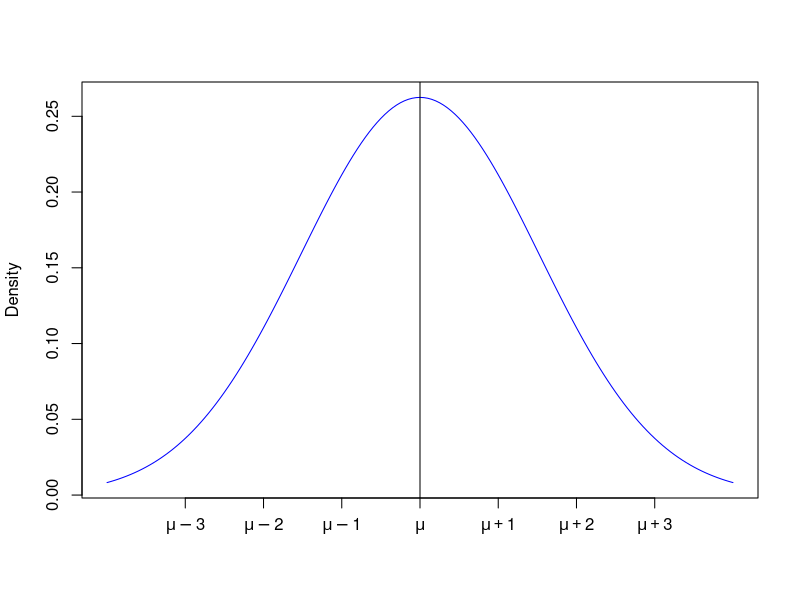
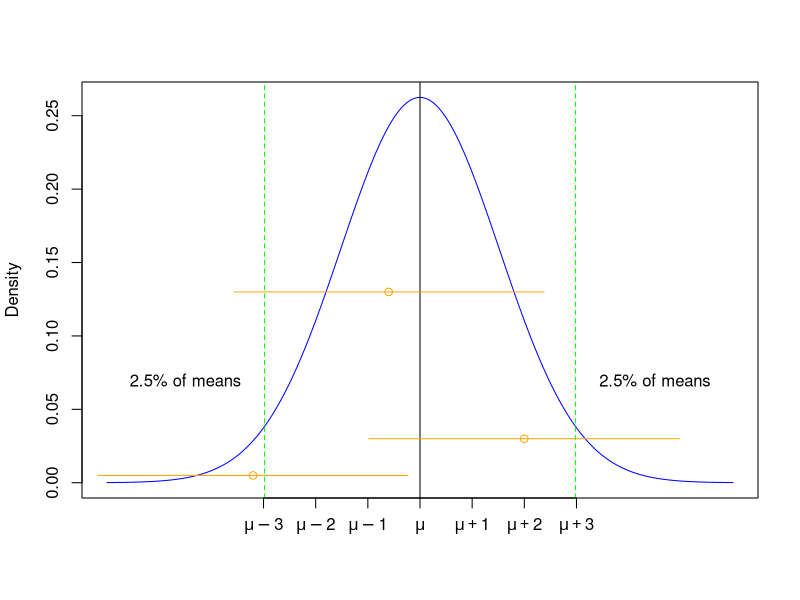
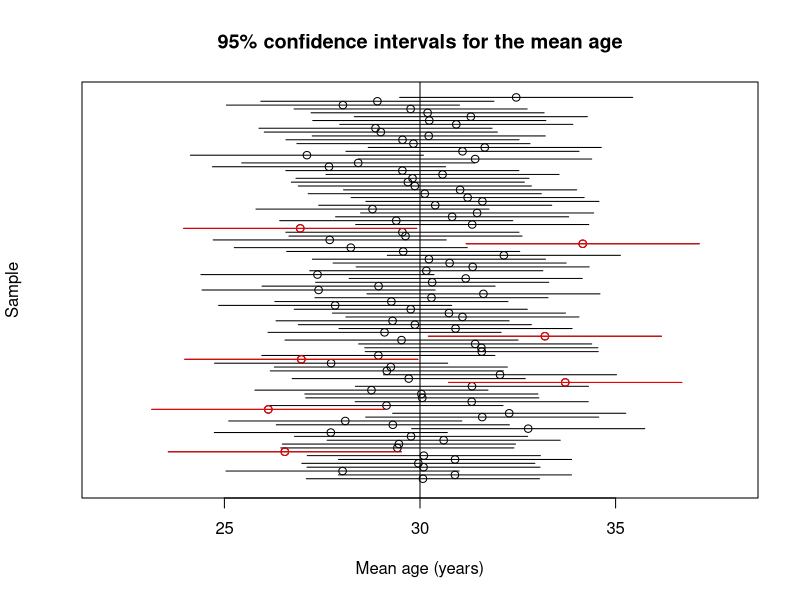
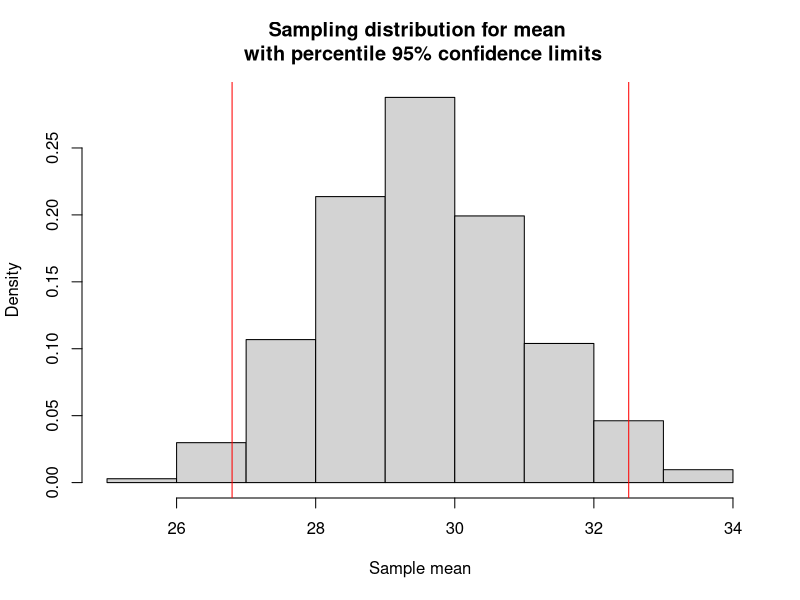

These charts were generated, in order, by the following R code:
# Labels for the graph
lab1 <- expression(mu - 3)
lab2 <- expression(mu - 2)
lab3 <- expression(mu - 1)
lab4 <- expression(mu)
lab5 <- expression(mu + 1)
lab6 <- expression(mu + 2)
lab7 <- expression(mu + 3)

# Plot a normal distribution centred around a value "mu" with an unspecified dispersion
options(repr.plot.width=5, repr.plot.height=5)
plot(seq(-4, 4, by=.05), xaxt="none",  xlab=" ", ylab="Density", 
     dnorm(seq(-4, 4, by=.05), 0, 1.52), col="blue", type = "l")
abline(v=0, col="black")
axis(1, seq(-3, 3, by=1), labels=c(lab1, lab2, lab3, lab4, lab5, lab6, lab7))

options(repr.plot.width=5, repr.plot.height=5)
plot(seq(-6, 6, by=.05), xaxt="none",  xlab=" ", ylab="Density", 
     dnorm(seq(-6, 6, by=.05), 0, 1.52), col="blue", type = "l")
abline(v=0, col="black")
abline(v=c(-2.98, 2.98), col="green", lty=2)
axis(1, seq(-3, 3, by=1), labels=c(lab1, lab2, lab3, lab4, lab5, lab6, lab7))
lines(seq(-6.17, -0.22, by=.02), rep(0.005, 298), col="orange")
lines(seq(-3.56, 2.38, by=.02), rep(0.13, 298), col="orange")
lines(seq(-0.98, 4.98, by=.02), rep(0.03, 299), col="orange")
points(c(-3.2, -0.6, 2), c(0.005, 0.13, 0.03), col = "orange")
text(4.5, 0.07, "2.5% of means")
text(-4.5, 0.07, "2.5% of means")

# Our sample of data (ages for 10 sampled researchers)
ages <- c(28.1,27.5,25,29.9,29.7,29.9,39.9,33.6,21.3,30.8)

# Sample mean (estimate of the population mean)
mean(ages)

# Display the lower and upper limits of the confidence interval
mean(ages) - 1.96*1.52
mean(ages) + 1.96*1.52

# Population parameters
mu <- 30
sd <- 4.8
n_in_study <- 10

# Take 100 samples of 10 people, measure ages in each set of 10 people
different_studies <- 100
set.seed(1042)
study_measurements_age <- list()
for (i in 1:different_studies) {
  study_measurements_age[[i]] <-  rnorm(n_in_study, mu, sd)
}

# Calculate sample means and 95% confidence intervals
sample.means   <- sapply(study_measurements_age, mean)
sample.cl   <- sapply(study_measurements_age, function (x) mean(x) - 1.96*1.52)
sample.cu   <- sapply(study_measurements_age, function (x) mean(x) + 1.96*1.52)

# Extract means and CIs for samples which miss the true value
out <- ((sample.cl>30) + (sample.cu<30))
out.means <- sample.means[out==1]
out.cl <- sample.cl[out==1]
out.cu <- sample.cu[out==1]
out.samples <- seq(1,100,1)[out==1]

# Graph all the sample means and CIs
options(repr.plot.width=5, repr.plot.height=6)
plot(sample.means, seq(1,100,1), main="95% confidence intervals for the mean age", xlab="Mean age (years)", ylab="Sample", xlim=c(22, 38), ylim=c(0, 100), yaxt="none")
abline(v=30)
for (i in 1:100) {
  eval(lines(c(sample.cl[i], sample.cu[i]), c(i, i)))
}

# Highlight the CIs that miss the true value in red
points(out.means, out.samples, col="red")
for (i in 1:length(out.samples)) {
  eval(lines(c(out.cl[i], out.cu[i]), c(out.samples[i],out.samples[i]), col="red"))
}


set.seed(78234) 

# Read in the sample of 10 ages
ages <- c(28.1,27.5,25,29.9,29.7,29.9,39.9,33.6,21.3,30.8)

# Draw bootstrap samples 
bootstrap_samples <- lapply(1:1039, function(i) sample(ages, replace = T))

# Calculate sample means in each bootstrap sample
r.mean <- sapply(bootstrap_samples, mean)

# Obtain the 2.5th and 97.5th percentiles of the sample means across bootstrap samples
(q<-quantile(r.mean, c(0.025, 0.975)))
         
# Draw the approximate sampling distribution with the percentile confidence limits marked in red
options(repr.plot.width=4.5, repr.plot.height=4.5)
hist(r.mean, freq=FALSE, main="Sampling distribution for mean \n with percentile 95% confidence limits", xlab="Sample mean")
abline(v=q, col="red")



